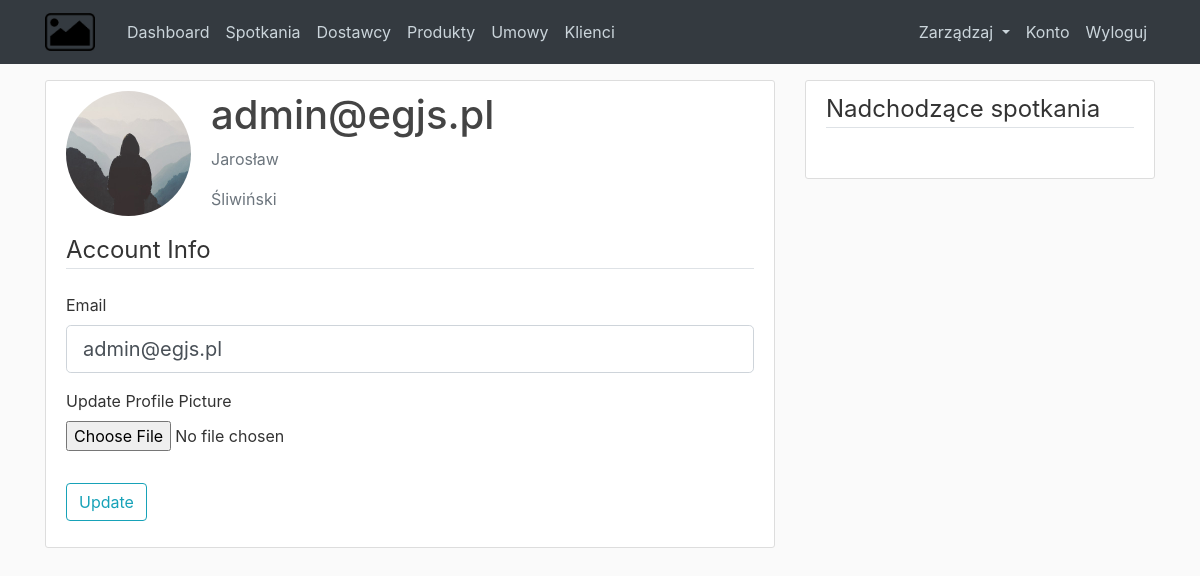
Page /account (signed in) on the committed database.
### CRM/models.py (models this page shows, shortened)
class User(db.Model, UserMixin):
    id = db.Column(db.Integer, primary_key=True)
    email = db.Column(db.String(120), unique=True, nullable=False)
    image_file = db.Column(db.String(20), nullable=False, default='default.jpg')
    name = db.Column(db.String(25), nullable=False)
    last_name = db.Column(db.String(45), nullable=False)
    password = db.Column(db.String(60), nullable=False)
    admin = db.Column(db.Boolean, default=False, nullable=False)
    meetings = db.relationship('Meeting', backref='who', lazy=True)

### CRM/routes.py (the view)
@app.route("/account", methods=['GET', 'POST'])
def account():
    form = UpdateAccountForm()
    if form.validate_on_submit():
        if form.picture.data:
            picture_file = save_picture(form.picture.data)
            current_user.image_file = picture_file
        current_user.email = form.email.data
        db.session.commit()
        flash('Your account has been updated!', 'success')
        return redirect(url_for('account'))
    elif request.method == 'GET':
        form.email.data = current_user.email
    image_file = url_for('static', filename='profile_pics/' + current_user.image_file)
    return render_template('account.html', title='Account', image_file=image_file, form=form, meetings=upcoming_meetings())

### CRM/forms.py (shortened to what this page needs)
class UpdateAccountForm(FlaskForm):
    email = StringField('Email', validators=[DataRequired(), Email()])
    picture = FileField('Update Profile Picture', validators=[FileAllowed(['jpg', 'png'])])
    submit = SubmitField('Update')

### CRM/models.py (called while the page is built)
@login_manager.user_loader
def load_user(user_id):
    return User.query.get(int(user_id))

### CRM/routes.py (called while the page is built)
def upcoming_meetings():
    todays_datetime = datetime(datetime.today().year, datetime.today().month, datetime.today().day, datetime.today().hour)
    upcoming_meetings = Meeting.query.filter(and_(Meeting.date >= todays_datetime), Meeting.user_id == current_user.id ).all()
    return upcoming_meetings

### CRM/templates/account.html (shortened to what this page needs)
{% extends "base.html" %}
{% block content %}
    <div class="content-section">
      <div class="media">
        <img class="rounded-circle account-img" src="{{ image_file }}">
        <div class="media-body">
          <h2 class="account-heading">{{ current_user.email }}</h2>
          <p class="text-secondary">{{ current_user.name }}</p>
          <p class="text-secondary">{{ current_user.last_name }}</p>
        </div>
      </div>
        <form method="POST" action="" enctype="multipart/form-data">
            <fieldset class="form-group">
                <legend class="border-bottom mb-4">Account Info</legend>
                <div class="form-group">
                    {{ form.email.label(class="form-control-label") }}
                    {% if form.email.errors %}
                        {{ form.email(class="form-control form-control-lg is-invalid") }}
                        <div class="invalid-feedback">
                            {% for error in form.email.errors %}
                                <span>{{ error }}</span>
                            {% endfor %}
                        </div>
                    {% else %}
                        {{ form.email(class="form-control form-control-lg") }}
                    {% endif %}
                </div>
                <div class="form-group">
                    {{ form.picture.label() }}
                    {{ form.picture(class="form-control-file") }}
                </div>
            </fieldset>
            <div class="form-group">
                {{ form.submit(class="btn btn-outline-info") }}
            </div>
        </form>
    </div>
{% endblock content %}
{% block sidebar %}
{% include "partials/upcoming_meetings_sidebar.html" %}
{% endblock sidebar %}

### CRM/static/main.css (style rules this page uses)
body { background: #fafafa; color: #333333; margin-top: 5rem; }
h1, h2, h3, h4, h5, h6 { color: #444444; }
.content-section { background: #ffffff; padding: 10px 20px; border: 1px solid #dddddd; border-radius: 3px; margin-bottom: 20px; }
.account-img { height: 125px; width: 125px; margin-right: 20px; margin-bottom: 16px; }
.account-heading { font-size: 2.5rem; }

### rows in the picture
User: email "admin@egjs.pl", name "Jarosław", last_name "Śliwiński"
